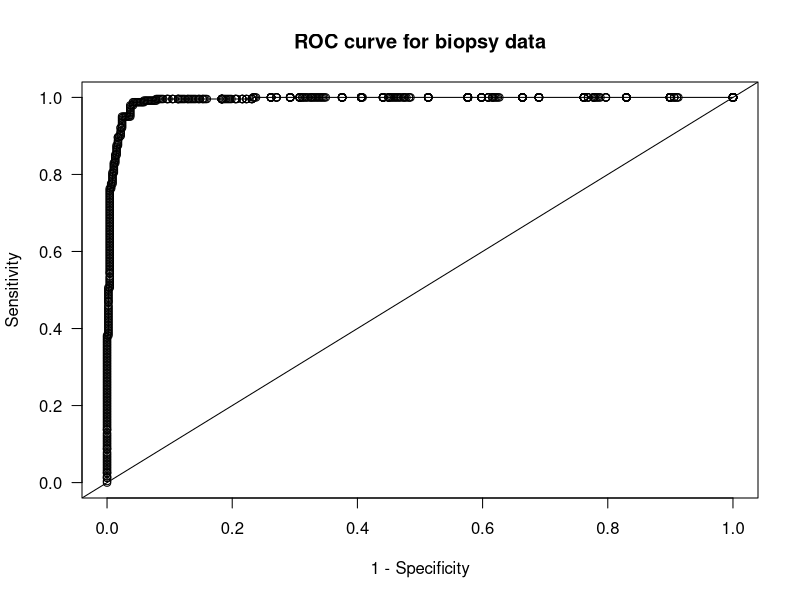
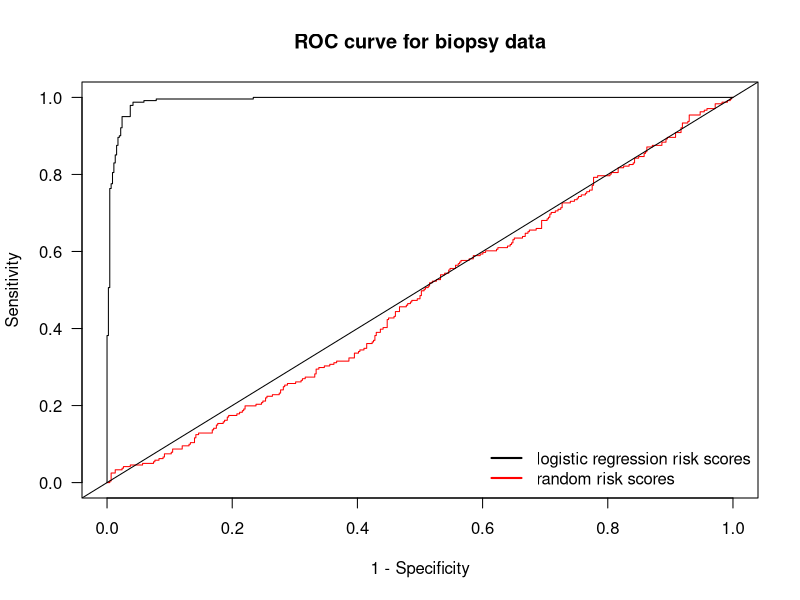
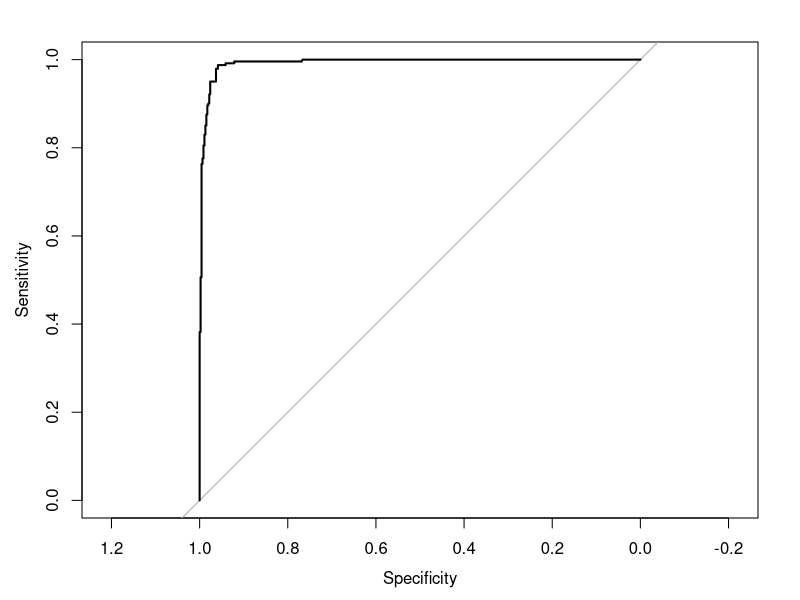
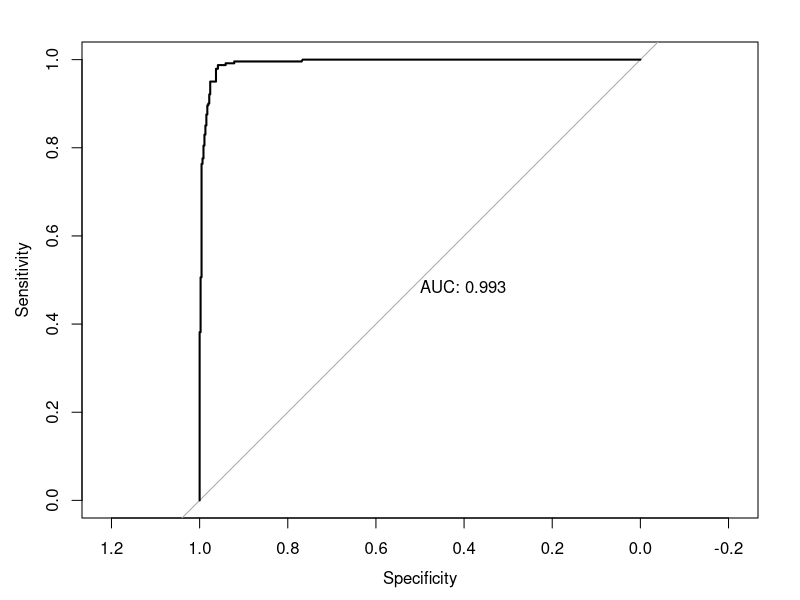
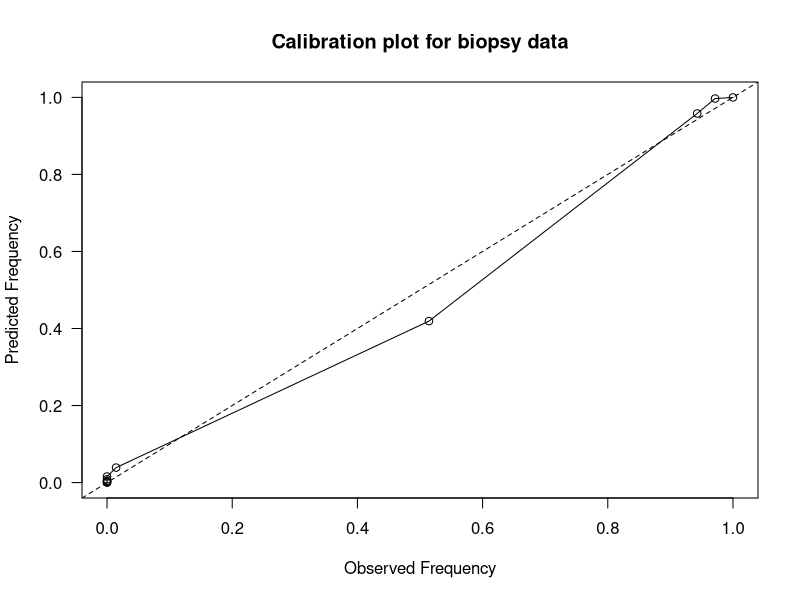

Reproduce these figures in R, in order.
## ---- chunk 1
library(MASS)
data(biopsy)
head(biopsy)
## Look at number of "benign" and "malignant" tumors
table(biopsy$class)
biopsy$tumor.type <- ifelse(biopsy$class=="malignant", 1, 0)
table(biopsy$tumor.type)
## ---- chunk 2
logreg.model <- glm(tumor.type ~ V1 + V3 + V4 + V7 + V8, family="binomial", data=biopsy)
risk.score <- logreg.model$fitted.values
## ---- chunk 3
Sensitivity <- function(thresh, Y, risk.score) {
    sum((risk.score >= thresh)*Y)/sum(Y)
}
Specificity <- function(thresh, Y, risk.score) {
    sum((risk.score < thresh)*(1 - Y))/sum(1 - Y)
}
Sensitivity(0.5, Y=biopsy$tumor.type, risk.score)
Specificity(0.5, Y=biopsy$tumor.type, risk.score)
## ---- chunk 4
sorted.riskscores <- c(1, sort(risk.score, decreasing=TRUE), 0) 
mm <- length(sorted.riskscores)
roc.y <- roc.x <- rep(0, mm)
for(k in 1:mm) {
   thresh.val <- sorted.riskscores[k]
   roc.y[k] <- Sensitivity(thresh.val, Y=biopsy$tumor.type, risk.score)
   roc.x[k] <- 1 - Specificity(thresh.val, Y=biopsy$tumor.type, risk.score)
}
plot(roc.x, roc.y, main="ROC curve for biopsy data", xlab="1 - Specificity",
     ylab="Sensitivity", las=1)
lines(roc.x, roc.y, type="s")
abline(0, 1)
## ---- chunk 5
rr <- runif(nrow(biopsy))
sorted.rr <- c(1, sort(rr, decreasing=TRUE), 0) 
mm <- length(sorted.rr)
roc.random.y <- roc.random.x <- rep(0, mm)
for(k in 1:mm) {
   thresh.val <- sorted.rr[k]
   roc.random.y[k] <- Sensitivity(thresh.val, Y=biopsy$tumor.type, rr)
   roc.random.x[k] <- 1 - Specificity(thresh.val, Y=biopsy$tumor.type, rr)
}
plot(roc.random.x, roc.random.y, main="ROC curve for biopsy data", xlab="1 - Specificity",
     ylab="Sensitivity", las=1, col="red", type="n")
lines(roc.random.x, roc.random.y, type="s", col="red")
lines(roc.x, roc.y, type="s")
legend("bottomright", legend=c("logistic regression risk scores", "random risk scores"),
       col=c("black", "red"), lwd=2, bty='n')
abline(0, 1)
## ---- chunk 6
AUC.biopsy <- sum(roc.y[-length(roc.y)]*diff(roc.x))
round(AUC.biopsy, 4)
## ---- chunk 7
library(pROC)
roc.biopsy <- roc(biopsy$tumor.type, risk.score)
## ---- chunk 8
auc( roc.biopsy )
## ---- chunk 9
plot(roc.biopsy)
## ---- chunk 10
plot(roc.biopsy, print.auc=TRUE)
## ---- chunk 11
rr <- c(0, quantile(risk.score, prob=seq(0.1, 0.9, by=0.1)), 1)
rr
## ---- chunk 12
observed.freq <- pred.freq <- rep(0, 10)
for(k in 2:11) {
   ind <- risk.score <= rr[k] & risk.score > rr[k-1] # stratum indicators
   observed.freq[k] <- mean(biopsy$tumor.type[ind])
   pred.freq[k] <- mean(risk.score[ind])
}
plot(observed.freq, pred.freq, xlab="Observed Frequency",
     ylab = "Predicted Frequency",
     las=1, main="Calibration plot for biopsy data")
lines(observed.freq, pred.freq)
abline(0, 1, lty=2)
## ---- chunk 13
lm(pred.freq ~ observed.freq)
